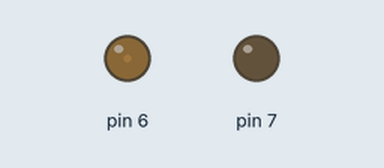
The sketch below on a simulated Arduino Uno, built with avr-gcc and run on an emulated ATmega328P. On the bench: output pins drawn as LEDs (lit = HIGH). At 2.6 s the program stops and its outputs stay as they are.

Above: at 0.15 s.
At 0.75 s:
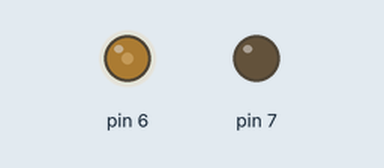
At 1.35 s:
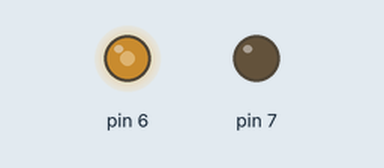
At 2.6 s:
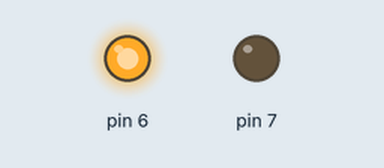
Timing chart, 0 to 4.1 s (numbered marks = the images above):
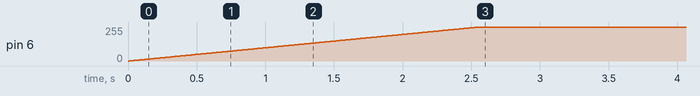

The sketch:

sketch_jul20a1.ino
```cpp
void setup()
{
        pinMode(6, OUTPUT);
        pinMode(7, OUTPUT);
}

void loop()
{

  for (int i = 0; i < 256; i++){
    analogWrite(6, i);
    digitalWrite(7, LOW);
    delay(10);
  }
  while (true)
    ;
}
```

Measured:
- by itself, pin 6: moves from 0/255 to 255/255 over 2.5 s
